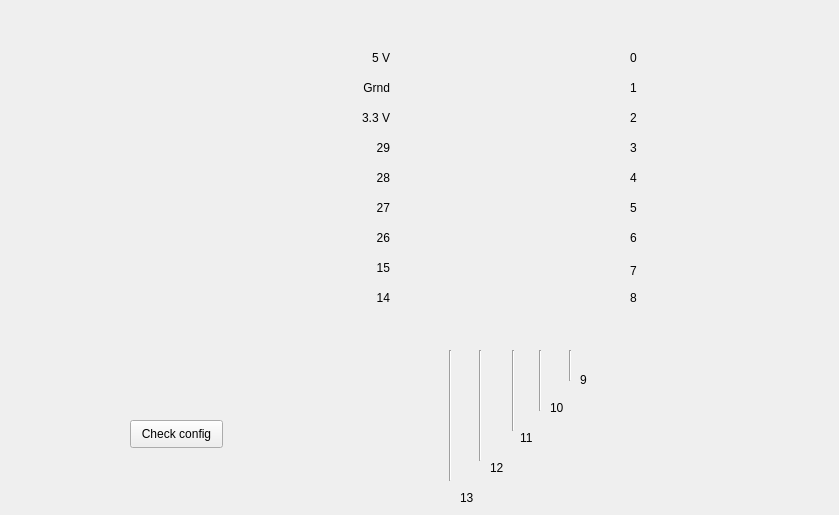
      <widget class="QWidget" name="tab_4">
       <attribute name="title">
        <string>Gpios</string>
       </attribute>
       <widget class="QLabel" name="lbGpio0">
        <property name="geometry">
         <rect>
          <x>630</x>
          <y>50</y>
          <width>200</width>
          <height>16</height>
         </rect>
        </property>
        <property name="text">
         <string>0</string>
        </property>
       </widget>
       <widget class="QLabel" name="lbGpio1">
        <property name="geometry">
         <rect>
          <x>630</x>
          <y>80</y>
          <width>200</width>
          <height>16</height>
         </rect>
        </property>
        <property name="text">
         <string>1</string>
        </property>
       </widget>
       <widget class="QLabel" name="lbGpio2">
        <property name="geometry">
         <rect>
          <x>630</x>
          <y>110</y>
          <width>200</width>
          <height>16</height>
         </rect>
        </property>
        <property name="text">
         <string>2</string>
        </property>
       </widget>
       <widget class="QLabel" name="lbGpio3">
        <property name="geometry">
         <rect>
          <x>630</x>
          <y>140</y>
          <width>200</width>
          <height>16</height>
         </rect>
        </property>
        <property name="text">
         <string>3</string>
        </property>
       </widget>
       <widget class="QLabel" name="lbGpio4">
        <property name="geometry">
         <rect>
          <x>630</x>
          <y>170</y>
          <width>200</width>
          <height>16</height>
         </rect>
        </property>
        <property name="text">
         <string>4</string>
        </property>
       </widget>
       <widget class="QLabel" name="lbGpio5">
        <property name="geometry">
         <rect>
          <x>630</x>
          <y>200</y>
          <width>200</width>
          <height>16</height>
         </rect>
        </property>
        <property name="text">
         <string>5</string>
        </property>
       </widget>
       <widget class="QLabel" name="lbGpio6">
        <property name="geometry">
         <rect>
          <x>630</x>
          <y>230</y>
          <width>200</width>
          <height>16</height>
         </rect>
        </property>
        <property name="text">
         <string>6</string>
        </property>
       </widget>
       <widget class="QLabel" name="lbGpio7">
        <property name="geometry">
         <rect>
          <x>630</x>
          <y>260</y>
          <width>200</width>
          <height>21</height>
         </rect>
        </property>
        <property name="text">
         <string>7</string>
        </property>
       </widget>
       <widget class="QLabel" name="lbGpio8">
        <property name="geometry">
         <rect>
          <x>630</x>
          <y>290</y>
          <width>200</width>
          <height>16</height>
         </rect>
        </property>
        <property name="text">
         <string>8</string>
        </property>
       </widget>
       <widget class="QLabel" name="lbGpio10">
        <property name="geometry">
         <rect>
          <x>550</x>
          <y>400</y>
          <width>200</width>
          <height>16</height>
         </rect>
        </property>
        <property name="text">
         <string>10</string>
        </property>
       </widget>
       <widget class="QLabel" name="lbGpio9">
        <property name="geometry">
         <rect>
          <x>580</x>
          <y>370</y>
          <width>200</width>
          <height>20</height>
         </rect>
        </property>
        <property name="text">
         <string>9</string>
        </property>
       </widget>
       <widget class="QLabel" name="lbGpio11">
        <property name="geometry">
         <rect>
          <x>520</x>
          <y>430</y>
          <width>200</width>
          <height>16</height>
         </rect>
        </property>
        <property name="text">
         <string>11</string>
        </property>
       </widget>
       <widget class="QLabel" name="lbGpio14">
        <property name="geometry">
         <rect>
          <x>190</x>
          <y>290</y>
          <width>200</width>
          <height>16</height>
         </rect>
        </property>
        <property name="layoutDirection">
         <enum>Qt::RightToLeft</enum>
        </property>
        <property name="text">
         <string>14</string>
        </property>
        <property name="alignment">
         <set>Qt::AlignRight|Qt::AlignTrailing|Qt::AlignVCenter</set>
        </property>
       </widget>
       <widget class="QLabel" name="lbGpio12">
        <property name="geometry">
         <rect>
          <x>490</x>
          <y>460</y>
          <width>200</width>
          <height>16</height>
         </rect>
        </property>
        <property name="text">
         <string>12</string>
        </property>
       </widget>
       <widget class="QLabel" name="lbGpio13">
        <property name="geometry">
         <rect>
          <x>460</x>
          <y>490</y>
          <width>200</width>
          <height>16</height>
         </rect>
        </property>
        <property name="text">
         <string>13</string>
        </property>
       </widget>
       <widget class="QLabel" name="lbGpio15">
        <property name="geometry">
         <rect>
          <x>190</x>
          <y>260</y>
          <width>200</width>
          <height>16</height>
         </rect>
        </property>
        <property name="layoutDirection">
         <enum>Qt::RightToLeft</enum>
        </property>
        <property name="text">
         <string>15</string>
        </property>
        <property name="alignment">
         <set>Qt::AlignRight|Qt::AlignTrailing|Qt::AlignVCenter</set>
        </property>
       </widget>
       <widget class="QLabel" name="lbGpio26">
        <property name="geometry">
         <rect>
          <x>190</x>
          <y>230</y>
          <width>200</width>
          <height>16</height>
         </rect>
        </property>
        <property name="layoutDirection">
         <enum>Qt::RightToLeft</enum>
        </property>
        <property name="text">
         <string>26</string>
        </property>
        <property name="alignment">
         <set>Qt::AlignRight|Qt::AlignTrailing|Qt::AlignVCenter</set>
        </property>
       </widget>
       <widget class="QLabel" name="lbGpio27">
        <property name="geometry">
         <rect>
          <x>190</x>
          <y>200</y>
          <width>200</width>
          <height>16</height>
         </rect>
        </property>
        <property name="layoutDirection">
         <enum>Qt::RightToLeft</enum>
        </property>
        <property name="text">
         <string>27</string>
        </property>
        <property name="alignment">
         <set>Qt::AlignRight|Qt::AlignTrailing|Qt::AlignVCenter</set>
        </property>
       </widget>
       <widget class="QLabel" name="lbGpio28">
        <property name="geometry">
         <rect>
          <x>190</x>
          <y>170</y>
          <width>200</width>
          <height>16</height>
         </rect>
        </property>
        <property name="layoutDirection">
         <enum>Qt::RightToLeft</enum>
        </property>
        <property name="text">
         <string>28</string>
        </property>
        <property name="alignment">
         <set>Qt::AlignRight|Qt::AlignTrailing|Qt::AlignVCenter</set>
        </property>
       </widget>
       <widget class="QLabel" name="lbGpio29">
        <property name="geometry">
         <rect>
          <x>190</x>
          <y>140</y>
          <width>200</width>
          <height>16</height>
         </rect>
        </property>
        <property name="layoutDirection">
         <enum>Qt::RightToLeft</enum>
        </property>
        <property name="text">
         <string>29</string>
        </property>
        <property name="alignment">
         <set>Qt::AlignRight|Qt::AlignTrailing|Qt::AlignVCenter</set>
        </property>
       </widget>
       <widget class="QLabel" name="lbGpio14_7">
        <property name="geometry">
         <rect>
          <x>190</x>
          <y>110</y>
          <width>200</width>
          <height>16</height>
         </rect>
        </property>
        <property name="layoutDirection">
         <enum>Qt::RightToLeft</enum>
        </property>
        <property name="text">
         <string>3.3 V</string>
        </property>
        <property name="alignment">
         <set>Qt::AlignRight|Qt::AlignTrailing|Qt::AlignVCenter</set>
        </property>
       </widget>
       <widget class="QLabel" name="lbGpio14_8">
        <property name="geometry">
         <rect>
          <x>190</x>
          <y>80</y>
          <width>200</width>
          <height>16</height>
         </rect>
        </property>
        <property name="layoutDirection">
         <enum>Qt::RightToLeft</enum>
        </property>
        <property name="text">
         <string>Grnd</string>
        </property>
        <property name="alignment">
         <set>Qt::AlignRight|Qt::AlignTrailing|Qt::AlignVCenter</set>
        </property>
       </widget>
       <widget class="QLabel" name="lbGpio14_9">
        <property name="geometry">
         <rect>
          <x>190</x>
          <y>50</y>
          <width>200</width>
          <height>16</height>
         </rect>
        </property>
        <property name="layoutDirection">
         <enum>Qt::RightToLeft</enum>
        </property>
        <property name="text">
         <string>5 V</string>
        </property>
        <property name="alignment">
         <set>Qt::AlignRight|Qt::AlignTrailing|Qt::AlignVCenter</set>
        </property>
       </widget>
       <widget class="QPushButton" name="pushButtonCheckConfig">
        <property name="geometry">
         <rect>
          <x>130</x>
          <y>420</y>
          <width>93</width>
          <height>28</height>
         </rect>
        </property>
        <property name="text">
         <string>Check config</string>
        </property>
       </widget>
       <widget class="QLabel" name="label_16">
        <property name="geometry">
         <rect>
          <x>400</x>
          <y>-10</y>
          <width>221</width>
          <height>361</height>
         </rect>
        </property>
        <property name="text">
         <string/>
        </property>
        <property name="pixmap">
         <pixmap>rp2040.jpg</pixmap>
        </property>
       </widget>
       <widget class="Line" name="line">
        <property name="geometry">
         <rect>
          <x>440</x>
          <y>350</y>
          <width>20</width>
          <height>131</height>
         </rect>
        </property>
        <property name="orientation">
         <enum>Qt::Vertical</enum>
        </property>
       </widget>
       <widget class="Line" name="line_2">
        <property name="geometry">
         <rect>
          <x>470</x>
          <y>350</y>
          <width>20</width>
          <height>111</height>
         </rect>
        </property>
        <property name="orientation">
         <enum>Qt::Vertical</enum>
        </property>
       </widget>
       <widget class="Line" name="line_3">
        <property name="geometry">
         <rect>
          <x>503</x>
          <y>350</y>
          <width>20</width>
          <height>81</height>
         </rect>
        </property>
        <property name="orientation">
         <enum>Qt::Vertical</enum>
        </property>
       </widget>
       <widget class="Line" name="line_4">
        <property name="geometry">
         <rect>
          <x>530</x>
          <y>350</y>
          <width>20</width>
          <height>61</height>
         </rect>
        </property>
        <property name="orientation">
         <enum>Qt::Vertical</enum>
        </property>
       </widget>
       <widget class="Line" name="line_5">
        <property name="geometry">
         <rect>
          <x>560</x>
          <y>350</y>
          <width>20</width>
          <height>31</height>
         </rect>
        </property>
        <property name="orientation">
         <enum>Qt::Vertical</enum>
        </property>
       </widget>
      </widget>
